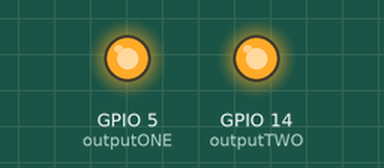
The sketch below on a simulated ESP32. Parts: output pins drawn as LEDs (lit = HIGH). Pins used as bus, display or sensor lines are not drawn.

Above: at 2.0 s.
At 6.0 s:
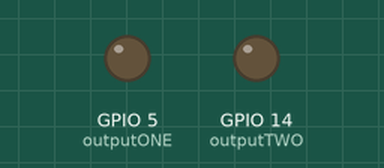
Timing chart, 0 to 10.5 s (numbered marks = the images above):
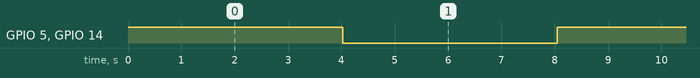

The sketch:

codigo_dos_motores.ino
```cpp
#define dly 10
#define stepONE 4
#define outputONE 5
#define stepTWO 27
#define outputTWO 14
#define pasos 201

void setup() {
 //PRIMER MOTOR
 pinMode(stepONE, OUTPUT);
 pinMode(outputONE, OUTPUT);
 //SEGUNDO MOTOR
 pinMode(stepTWO, OUTPUT);
 pinMode(outputTWO, OUTPUT);
}

void loop() {
  //gira para la derecha
 digitalWrite(outputONE, HIGH);
 digitalWrite(outputTWO, HIGH);
  //da una vuelta entera usando 200
  for(int i = 0; i < pasos; i++){
    digitalWrite(stepONE, HIGH);
    digitalWrite(stepTWO, HIGH);
    delay(dly);
    digitalWrite(stepONE, LOW);
    digitalWrite(stepTWO, LOW);
    delay(dly);
  }

  //gira para la izquierda
  digitalWrite(outputONE, LOW);
  digitalWrite(outputTWO, LOW);
  for(int i = 0; i < pasos; i++){
    digitalWrite(stepONE, HIGH);
    digitalWrite(stepTWO, HIGH);
    delay(dly);
    digitalWrite(stepONE, LOW);
    digitalWrite(stepTWO, LOW);
    delay(dly);
  }
}
```

Measured:
- by itself, GPIO 5 (outputONE), GPIO 14 (outputTWO): alternates HIGH for 4.0 s and LOW for 4.0 s
